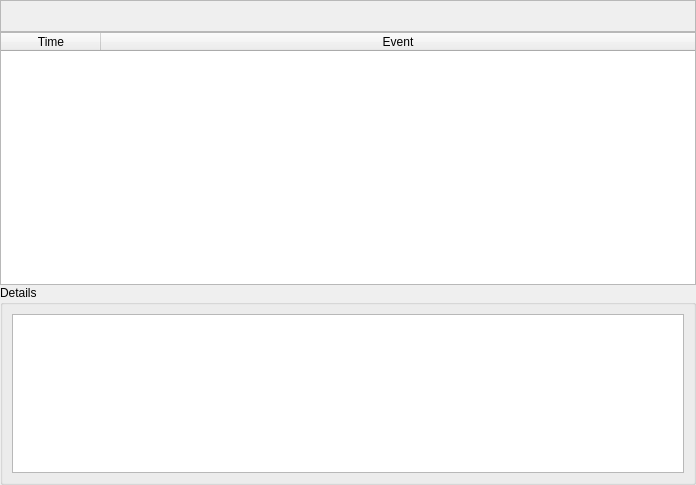
<?xml version="1.0" encoding="UTF-8"?>
<ui version="4.0">
 <class>MdiJournal</class>
 <widget class="QDialog" name="MdiJournal">
  <property name="geometry">
   <rect>
    <x>0</x>
    <y>0</y>
    <width>696</width>
    <height>485</height>
   </rect>
  </property>
  <property name="windowTitle">
   <string>Journal</string>
  </property>
  <layout class="QVBoxLayout" name="verticalLayout" stretch="1,4,1">
   <property name="spacing">
    <number>0</number>
   </property>
   <property name="leftMargin">
    <number>0</number>
   </property>
   <property name="topMargin">
    <number>0</number>
   </property>
   <property name="rightMargin">
    <number>0</number>
   </property>
   <property name="bottomMargin">
    <number>0</number>
   </property>
   <item>
    <widget class="QFrame" name="frame">
     <property name="minimumSize">
      <size>
       <width>0</width>
       <height>32</height>
      </size>
     </property>
     <property name="maximumSize">
      <size>
       <width>16777215</width>
       <height>32</height>
      </size>
     </property>
     <property name="frameShape">
      <enum>QFrame::StyledPanel</enum>
     </property>
     <property name="frameShadow">
      <enum>QFrame::Raised</enum>
     </property>
    </widget>
   </item>
   <item>
    <widget class="QTableWidget" name="tableWidget">
     <property name="alternatingRowColors">
      <bool>true</bool>
     </property>
     <property name="selectionMode">
      <enum>QAbstractItemView::SingleSelection</enum>
     </property>
     <property name="selectionBehavior">
      <enum>QAbstractItemView::SelectRows</enum>
     </property>
     <attribute name="horizontalHeaderStretchLastSection">
      <bool>true</bool>
     </attribute>
     <attribute name="verticalHeaderVisible">
      <bool>false</bool>
     </attribute>
     <attribute name="verticalHeaderDefaultSectionSize">
      <number>24</number>
     </attribute>
     <column>
      <property name="text">
       <string>Time</string>
      </property>
     </column>
     <column>
      <property name="text">
       <string>Event</string>
      </property>
     </column>
    </widget>
   </item>
   <item>
    <widget class="QGroupBox" name="groupBox">
     <property name="minimumSize">
      <size>
       <width>0</width>
       <height>200</height>
      </size>
     </property>
     <property name="title">
      <string>Details</string>
     </property>
     <layout class="QVBoxLayout" name="verticalLayout_2">
      <item>
       <widget class="QTextEdit" name="textEdit">
        <property name="readOnly">
         <bool>true</bool>
        </property>
       </widget>
      </item>
     </layout>
    </widget>
   </item>
  </layout>
  <action name="actionNewEvent">
   <property name="icon">
    <iconset resource="../icons.qrc">
     <normaloff>:/std/icons/calendar--plus.png</normaloff>:/std/icons/calendar--plus.png</iconset>
   </property>
   <property name="text">
    <string>New Event</string>
   </property>
   <property name="toolTip">
    <string>New Event</string>
   </property>
  </action>
  <action name="actionEditEvent">
   <property name="enabled">
    <bool>false</bool>
   </property>
   <property name="icon">
    <iconset resource="../icons.qrc">
     <normaloff>:/std/icons/calendar--pencil.png</normaloff>:/std/icons/calendar--pencil.png</iconset>
   </property>
   <property name="text">
    <string>Edit Event</string>
   </property>
  </action>
  <action name="actionDeleteEvent">
   <property name="enabled">
    <bool>false</bool>
   </property>
   <property name="icon">
    <iconset resource="../icons.qrc">
     <normaloff>:/std/icons/calendar--minus.png</normaloff>:/std/icons/calendar--minus.png</iconset>
   </property>
   <property name="text">
    <string>delete Event</string>
   </property>
  </action>
 </widget>
 <resources>
  <include location="../icons.qrc"/>
 </resources>
 <connections/>
</ui>
